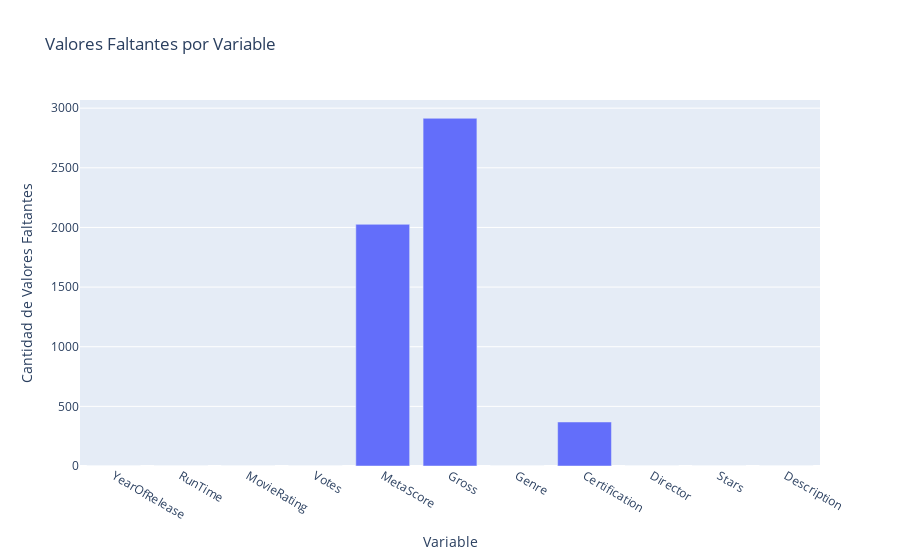

Notebook source saved alongside this figure:
### Code cell
missing_values = df.isnull().sum()
fig_missing = px.bar(
    x=missing_values.index, 
    y=missing_values.values, 
    labels={'y':'Cantidad de Valores Faltantes', 'x':'Variable'},
    title='Valores Faltantes por Variable'
)
fig_missing.show()

### Figure 1 — Plotly figure (JSON) as saved in the notebook; plotly's stock layout.template omitted (floating-point values rounded to 4 significant figures)
{"data": [{"alignmentgroup": "True", "hovertemplate": "Variable=%{x}<br>Cantidad de Valores Faltantes=%{y}<extra></extra>", "legendgroup": "", "marker": {"color": "#636efa", "pattern": {"shape": ""}}, "name": "", "offsetgroup": "", "orientation": "v", "showlegend": false, "textposition": "auto", "type": "bar", "x": ["YearOfRelease", "RunTime", "MovieRating", "Votes", "MetaScore", "Gross", "Genre", "Certification", "Director", "Stars", "Description"], "xaxis": "x", "y": [0, 0, 0, 0, 2026, 2915, 0, 369, 0, 0, 0], "yaxis": "y"}], "layout": {"barmode": "relative", "legend": {"tracegroupgap": 0}, "title": {"text": "Valores Faltantes por Variable"}, "xaxis": {"anchor": "y", "domain": [0, 1], "title": {"text": "Variable"}}, "yaxis": {"anchor": "x", "domain": [0, 1], "title": {"text": "Cantidad de Valores Faltantes"}}}}
